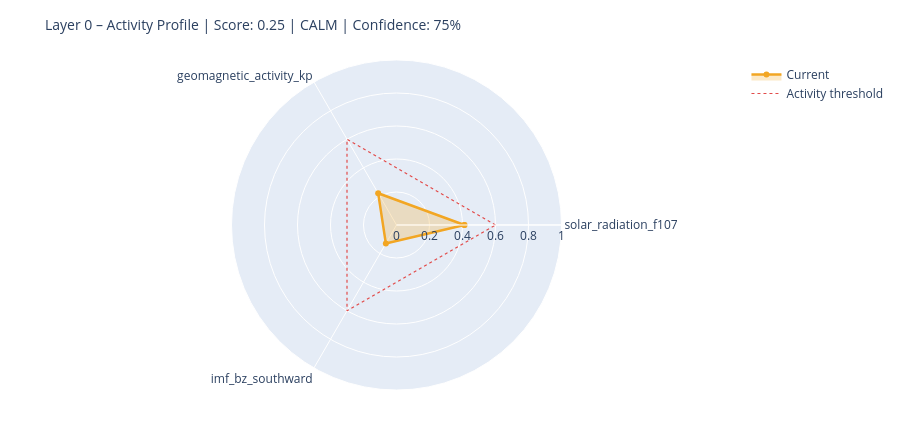

The notebook cell saved with this chart:
### Markdown cell above
---
## 6. State Assessment & Handoff to Layer 1

### Code cell
# ============================================================
# STEP 1 – Collect raw values with source modes
# Mode: 'primary' | 'fallback_3h' | 'last_valid' | 'missing'
# ============================================================

def safe_last(df, col):
    if df is None or col not in df.columns: return None
    s = df[col].dropna()
    return float(s.iloc[-1]) if not s.empty else None

f107_now = safe_last(df_f107, 'f10.7')
bz_now   = safe_last(df_mag,  'bz_gsm')
kp_now   = safe_last(df_kp,   'kp')
sw_now   = safe_last(df_sw,   'speed')

source_modes = {
    'F10.7':    'primary'  if f107_now is not None else 'missing',
    'Kp':       'primary'  if kp_now   is not None else 'missing',
    'IMF_Bz':   'primary'  if bz_now   is not None else 'missing',
    'SW_speed': 'primary'  if sw_now   is not None else 'missing',
}

# Kp Fallback – 3h endpoint
if kp_now is None:
    try:
        r = requests.get(
            'https://services.swpc.noaa.gov/json/noaa-planetary-k-index.json',
            timeout=10)
        r.raise_for_status()
        fb = pd.DataFrame(r.json())
        tc = next((c for c in fb.columns if 'time' in c.lower()), fb.columns[0])
        kc = next((c for c in fb.columns if 'kp' in c.lower() and c != tc), None)
        if kc:
            fb[kc] = fb[kc].astype(str).str.extract(r'([0-9]+(?:\.[0-9]*)?)')[0]
            fb[kc] = pd.to_numeric(fb[kc], errors='coerce')
            fb = fb[fb[kc] >= 0].dropna(subset=[kc])
            if not fb.empty:
                kp_now = float(fb[kc].iloc[-1])
                source_modes['Kp'] = 'fallback_3h'
                print(f'  Kp fallback (3h): {kp_now:.1f}')
    except Exception as e:
        print(f'  Kp fallback failed: {e}')

# Solar Wind Fallback – last valid value
if sw_now is None and df_sw is not None and 'speed' in df_sw.columns:
    s = df_sw['speed'].dropna()
    if not s.empty:
        sw_now = float(s.iloc[-1])
        source_modes['SW_speed'] = 'last_valid'
        print(f'  SW fallback (last_valid): {sw_now:.0f} km/s')

print()
print('Source modes:', source_modes)

# ============================================================
# STEP 2 – Score from available components only
# ============================================================

def norm(v, lo, hi):
    if v is None: return None
    return max(0.0, min(1.0, (v - lo) / (hi - lo)))

COMPONENTS = {
    'solar_radiation_f107':    (f107_now, norm(f107_now, 60, 250)),
    'geomagnetic_activity_kp': (kp_now,   norm(kp_now,   0,   9)),
    'imf_bz_southward':        (bz_now,   norm(-(bz_now or 0) if bz_now else None, -5, 30)
                                           if bz_now is not None else None),
    'solar_wind_speed':        (sw_now,   norm(sw_now, 300, 800)),
}

available   = {k: v[1] for k, v in COMPONENTS.items() if v[1] is not None}
unavailable = [k for k, v in COMPONENTS.items() if v[1] is None]

layer0_score = round(sum(available.values()) / len(available), 4) if available else None
confidence   = round(len(available) / len(COMPONENTS), 2)

level = ('unknown'  if layer0_score is None
         else 'calm'     if layer0_score < 0.3
         else 'moderate' if layer0_score < 0.6
         else 'active')

# ============================================================
# STEP 3 – Dominant Driver
# ============================================================

def dominant_driver(kp, f107, bz, sw):
    candidates = []
    if kp   is not None and kp   >= 4:   candidates.append(('geomagnetic',    kp / 9))
    if sw   is not None and sw   >= 500:  candidates.append(('solar_wind',     sw / 800))
    if bz   is not None and bz   <= -5:   candidates.append(('imf_southward',  abs(bz) / 30))
    if f107 is not None and f107 >= 150:  candidates.append(('solar_radiation',f107 / 250))
    return max(candidates, key=lambda x: x[1])[0] if candidates else 'none'

driver = dominant_driver(kp_now, f107_now, bz_now, sw_now)

# ============================================================
# STEP 4 – Downstream expectations
# ============================================================

def downstream_expectation(driver, score, kp, bz, f107):
    exp = {
        'magnetosphere':        'calm',
        'ionosphere':           'calm',
        'schumann_resonance':   'unchanged',
        'lithosphere_currents': 'low',
    }
    if driver == 'geomagnetic' or (kp and kp >= 5):
        exp['magnetosphere']        = 'compressed / storm'
        exp['ionosphere']           = 'elevated disturbance (TEC variability)'
        exp['schumann_resonance']   = 'elevated amplitude possible'
        exp['lithosphere_currents'] = 'elevated induction currents'
    elif driver == 'imf_southward' or (bz and bz <= -5):
        exp['magnetosphere']        = 'energy coupling active'
        exp['ionosphere']           = 'elevated electron density possible'
        exp['schumann_resonance']   = 'slight modulation possible'
    elif driver == 'solar_radiation' or (f107 and f107 >= 150):
        exp['ionosphere']           = 'elevated ionization (F-layer)'
        exp['schumann_resonance']   = 'slightly elevated background activity'
    return exp

downstream = downstream_expectation(driver, layer0_score, kp_now, bz_now, f107_now)

# ============================================================
# CONSOLE OUTPUT
# ============================================================

W = 58
print('=' * W)
print('LAYER 0 – STATE ASSESSMENT')
print('=' * W)
for name, (raw_v, score_v) in COMPONENTS.items():
    if score_v is not None:
        bar = '█' * int(score_v * 20) + '░' * (20 - int(score_v * 20))
        print(f'  {name:<35}  {bar}  {score_v:.2f}')
    else:
        print(f'  {name:<35}  {"─" * 20}  n/a')
print('-' * W)
print(f'  Score ({len(available)}/{len(COMPONENTS)} components):  {layer0_score:.3f}')
print(f'  Confidence:         {confidence:.0%}')
print(f'  Level:              {level.upper()}')
print(f'  Dominant Driver:    {driver}')

# Radar chart
cats = list(available.keys())
vals = list(available.values())
if len(cats) >= 3:
    fig = go.Figure()
    fig.add_trace(go.Scatterpolar(
        r=vals + [vals[0]], theta=cats + [cats[0]],
        fill='toself', fillcolor='rgba(242,166,35,0.25)',
        line=dict(color='#F2A623', width=2.5), name='Current'
    ))
    fig.add_trace(go.Scatterpolar(
        r=[0.6] * (len(cats) + 1), theta=cats + [cats[0]],
        line=dict(color='#E24B4A', dash='dot', width=1.2),
        mode='lines', name='Activity threshold'
    ))
    fig.update_layout(
        title=dict(text=f'Layer 0 – Activity Profile | Score: {layer0_score:.2f} | {level.upper()} | Confidence: {confidence:.0%}',
                   font=dict(size=14)),
        polar=dict(radialaxis=dict(visible=True, range=[0, 1])),
        height=430, showlegend=True,
        margin=dict(l=60, r=60, t=60, b=40)
    )
    fig.show()

### Figure 1 — Plotly figure (JSON) as saved in the notebook; plotly's stock layout.template omitted (floating-point values rounded to 4 significant figures)
{"data": [{"fill": "toself", "fillcolor": "rgba(242,166,35,0.25)", "line": {"color": "#F2A623", "width": 2.5}, "name": "Current", "r": [0.4116, 0.2222, 0.1291, 0.4116], "theta": ["solar_radiation_f107", "geomagnetic_activity_kp", "imf_bz_southward", "solar_radiation_f107"], "type": "scatterpolar"}, {"line": {"color": "#E24B4A", "dash": "dot", "width": 1.2}, "mode": "lines", "name": "Activity threshold", "r": [0.6, 0.6, 0.6, 0.6], "theta": ["solar_radiation_f107", "geomagnetic_activity_kp", "imf_bz_southward", "solar_radiation_f107"], "type": "scatterpolar"}], "layout": {"height": 430, "margin": {"b": 40, "l": 60, "r": 60, "t": 60}, "polar": {"radialaxis": {"range": [0, 1], "visible": true}}, "showlegend": true, "title": {"font": {"size": 14}, "text": "Layer 0 – Activity Profile | Score: 0.25 | CALM | Confidence: 75%"}}}
